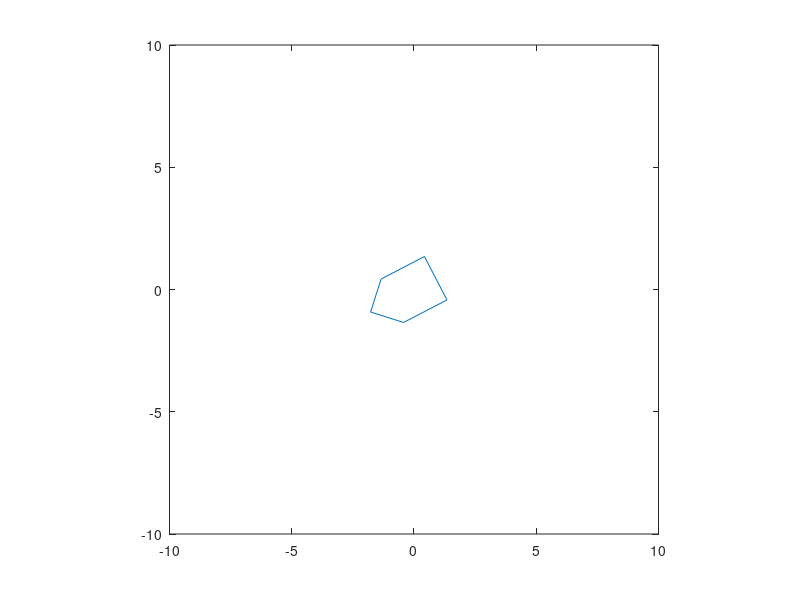

Source code (MATLAB):
clear; close all; clc;
vehi= [0, 1, 1, -1, -1, 0 ;2, 1, -1, -1,1,2];
for theta=0:0.05:2*pi/3
  R=[cos(theta),-sin(theta);sin(theta),cos(theta)];
  newvehi=R*vehi;
  plot(newvehi(1,:),newvehi(2,:));
  axis equal;axis ([-10,10,-10,10]);
  drawnow;
end